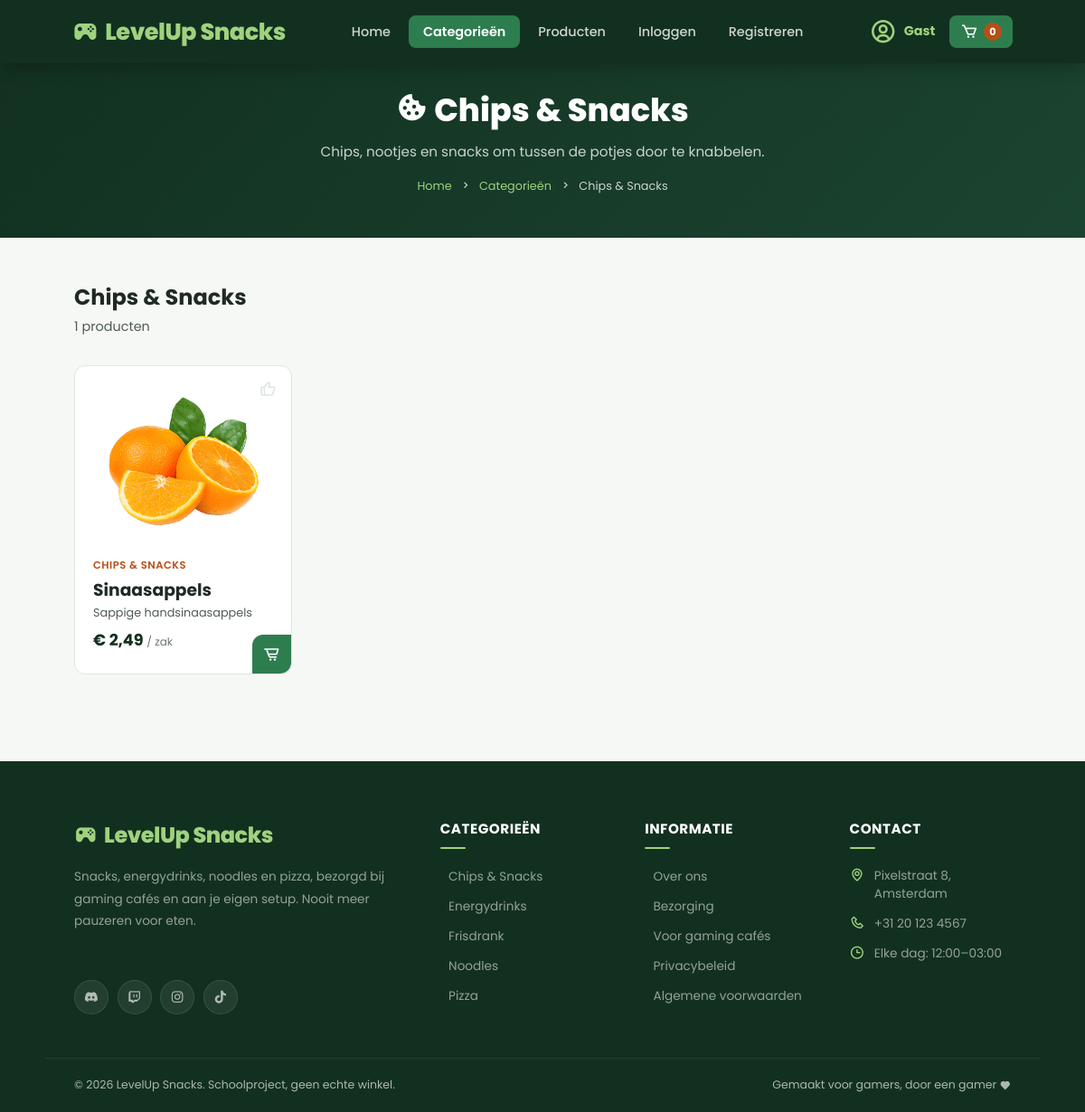
/category.php?id=1, run on the app's committed database.
### tables this page shows
CREATE TABLE IF NOT EXISTS `products` (
  `id`          INT(11)      NOT NULL AUTO_INCREMENT,
  `name`        VARCHAR(100) NOT NULL,
  `description` VARCHAR(255) NOT NULL DEFAULT '',
  `price`       DECIMAL(8,2) NOT NULL,   
  `image`       VARCHAR(255) NOT NULL,   
  `category`    INT(11)      NOT NULL,
  PRIMARY KEY (`id`)
);

### includes/functions.php (called while the page is built, shortened)
<?php
function e(mixed $value): string
{
    return htmlspecialchars((string) $value, ENT_QUOTES, 'UTF-8');
}
function format_price(float|string $amount): string
{
    return '€ ' . number_format((float) $amount, 2, ',', '.');
}

### includes/product-card.php (the view)
<?php
$productCategory = CATEGORIES[$product['category']] ?? ['name' => '', 'unit' => 'stuk'];
?>
<div class="box">
    <i class="bx bx-like"></i>
    <img src="<?= APPURL ?>/images/<?= e($product['image']) ?>" alt="<?= e($product['name']) ?>">
    <?php if ($productCategory['name']): ?>
        <span class="category-tag"><?= e($productCategory['name']) ?></span>
    <?php endif; ?>
    <h3><?= e($product['name']) ?></h3>
    <?php if (!empty($product['description'])): ?>
        <p class="description"><?= e($product['description']) ?></p>
    <?php endif; ?>
    <p class="price"><?= format_price($product['price']) ?> <span>/ <?= e($productCategory['unit']) ?></span></p>
    <i class="bx bx-cart-alt add-to-cart"
       data-id="<?= (int) $product['id'] ?>"
       data-name="<?= e($product['name']) ?>"
       data-price="<?= e($product['price']) ?>"></i>
</div>

### includes/product-grid.php (shortened to what this page needs)
<div class="products-container">
    <?php if ($products): ?>
        <?php foreach ($products as $product): ?>
            <?php include __DIR__ . '/product-card.php'; ?>
        <?php endforeach; ?>
    <?php else: ?>
        <p class="empty-message">Geen producten gevonden.</p>
    <?php endif; ?>
</div>

### style.css (style rules this page uses)
:root { --green-900: #12301f; --green-800: #1b4430; --green-700: #22633d; --green-600: #2e7d4f; --green-300: #9fd27f; --green-100: #e6f2ea; --carrot-600: #b84f17; --carrot-100: #fbeee6; --red-700: #b3261e; --red-100: #fdecea; --primary: var(--green-600); --primary-dark: var(--green-700); --primary-light: var(--green-100); --on-primary: #ffffff; --highlight-on-dark: var(--green-300); --accent: var(--carrot-600); --dark: var(--green-900); --dark-2: var(--green-800); --text: #1f2a24; --text-light: #4f5b54; --text-muted: #6b766f; --text-on-dark: rgba(255, 255, 255, 0.78); --white: #ffffff; --bg: #f6f8f5; --bg-card: #ffffff; --border: #dfe6e0; --font: "Poppins", system-ui, sans-serif; --fs-xs: 0.75rem; --fs-sm: 0.875rem; --fs-base: 1rem; --fs-lg: 1.125rem; --fs-xl: 1.5rem; --fs-2xl: 2rem; --fs-3xl: 2.75rem; --space-1: 0.25rem; --space-2: 0.5rem; --space-3: 0.75rem; --space-4: 1rem; --space-5: 1.5rem; --space-6: 2rem; --space-7: 3rem; --space-8: 4rem; --radius-sm: 8px; --radius: 12px; --radius-full: 999px; --shadow-sm: 0 1px 3px rgba(18, 48, 31, 0.08); --shadow-md: 0 6px 20px rgba(18, 48, 31, 0.10); --shadow-lg: 0 12px 40px rgba(18, 48, 31, 0.16); --focus-ring: 0 0 0 3px rgba(46, 125, 79, 0.25); --transition: all 0.2s ease; --header-height: 70px; --cat-fruits: #fff3dc; --cat-groenten: #e6f2ea; --cat-drinks: #e2eff5; --cat-brood: #f6ecdf; --cat-spices: #f4e7ec; }
*, *::before, *::after { margin: 0; padding: 0; box-sizing: border-box; }
html { scroll-behavior: smooth; scroll-padding-top: calc(var(--header-height) + var(--space-4)); }
body { font-family: var(--font); font-size: var(--fs-base); line-height: 1.5; background: var(--bg); color: var(--text); overflow-x: hidden; }
img { max-width: 100%; display: block; }
.products-container { display: grid; grid-template-columns: repeat(auto-fill, minmax(240px, 1fr)); gap: 1.5rem; }
.products-container .box { background: var(--bg-card); padding: 1.25rem; border-radius: var(--radius); position: relative; border: 1px solid var(--border); transition: var(--transition); overflow: hidden; }
.products-container .box img { width: 100%; height: 180px; object-fit: contain; margin-bottom: 0.75rem; transition: var(--transition); }
.products-container .box .category-tag { font-size: 0.72rem; font-weight: 600; color: var(--accent); text-transform: uppercase; letter-spacing: 0.5px; margin-bottom: 0.3rem; display: block; }
.products-container .box .price { font-size: 1.1rem; font-weight: 700; color: var(--dark); margin-bottom: 0.25rem; }
.products-container .box .price span { font-size: 0.75rem; color: var(--text-muted); font-weight: 400; }
.products-container .box .bx-cart-alt { position: absolute; right: 0; bottom: 0; padding: 0.75rem; background: var(--primary); font-size: 1.2rem; border-radius: var(--radius) 0 var(--radius) 0; color: var(--on-primary); cursor: pointer; transition: var(--transition); }
.products-container .box .bx-like { position: absolute; top: 1rem; right: 1rem; font-size: 1.2rem; color: var(--border); cursor: pointer; transition: var(--transition); }
.products-container .box .description { font-size: 0.8rem; color: var(--text-light); margin-bottom: 0.5rem; }

### data on the page
products: image (picture), category "CHIPS & SNACKS", name "Sinaasappels", description "Sappige handsinaasappels", price "€ 2,49", category "zak"

### other printed values
APP_NAME "LevelUp Snacks"
$category['name'] "Chips & Snacks"
$category['description'] "Chips, nootjes en snacks om tussen de potjes door te knabbelen."
count($products) "1"
$category['name'] "Energydrinks"
$category['name'] "Frisdrank"
$category['name'] "Noodles"
$category['name'] "Pizza"
